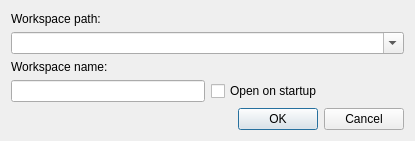
<?xml version="1.0" encoding="UTF-8"?>
<ui version="4.0">
 <class>Dialog</class>
 <widget class="QDialog" name="Dialog">
  <property name="geometry">
   <rect>
    <x>0</x>
    <y>0</y>
    <width>415</width>
    <height>141</height>
   </rect>
  </property>
  <property name="sizePolicy">
   <sizepolicy hsizetype="Fixed" vsizetype="Fixed">
    <horstretch>0</horstretch>
    <verstretch>0</verstretch>
   </sizepolicy>
  </property>
  <property name="maximumSize">
   <size>
    <width>415</width>
    <height>141</height>
   </size>
  </property>
  <property name="windowTitle">
   <string>Select workspace</string>
  </property>
  <property name="modal">
   <bool>true</bool>
  </property>
  <layout class="QGridLayout" name="gridLayout">
   <item row="0" column="0">
    <widget class="QLabel" name="label">
     <property name="frameShadow">
      <enum>QFrame::Plain</enum>
     </property>
     <property name="text">
      <string>Workspace path:</string>
     </property>
    </widget>
   </item>
   <item row="2" column="0">
    <widget class="QLabel" name="label_2">
     <property name="text">
      <string>Workspace name:</string>
     </property>
    </widget>
   </item>
   <item row="3" column="0">
    <widget class="QLineEdit" name="lineEdit"/>
   </item>
   <item row="1" column="0" colspan="2">
    <widget class="QComboBox" name="comboBox">
     <property name="editable">
      <bool>true</bool>
     </property>
     <property name="currentText">
      <string/>
     </property>
     <property name="currentIndex">
      <number>-1</number>
     </property>
    </widget>
   </item>
   <item row="4" column="1">
    <widget class="QDialogButtonBox" name="buttonBox">
     <property name="orientation">
      <enum>Qt::Horizontal</enum>
     </property>
     <property name="standardButtons">
      <set>QDialogButtonBox::Cancel|QDialogButtonBox::Ok</set>
     </property>
    </widget>
   </item>
   <item row="3" column="1">
    <widget class="QCheckBox" name="checkBox">
     <property name="text">
      <string>Open on startup</string>
     </property>
    </widget>
   </item>
  </layout>
 </widget>
 <tabstops>
  <tabstop>comboBox</tabstop>
  <tabstop>lineEdit</tabstop>
  <tabstop>checkBox</tabstop>
 </tabstops>
 <resources/>
 <connections>
  <connection>
   <sender>buttonBox</sender>
   <signal>accepted()</signal>
   <receiver>Dialog</receiver>
   <slot>accept()</slot>
   <hints>
    <hint type="sourcelabel">
     <x>248</x>
     <y>254</y>
    </hint>
    <hint type="destinationlabel">
     <x>157</x>
     <y>274</y>
    </hint>
   </hints>
  </connection>
  <connection>
   <sender>buttonBox</sender>
   <signal>rejected()</signal>
   <receiver>Dialog</receiver>
   <slot>reject()</slot>
   <hints>
    <hint type="sourcelabel">
     <x>316</x>
     <y>260</y>
    </hint>
    <hint type="destinationlabel">
     <x>286</x>
     <y>274</y>
    </hint>
   </hints>
  </connection>
 </connections>
</ui>
